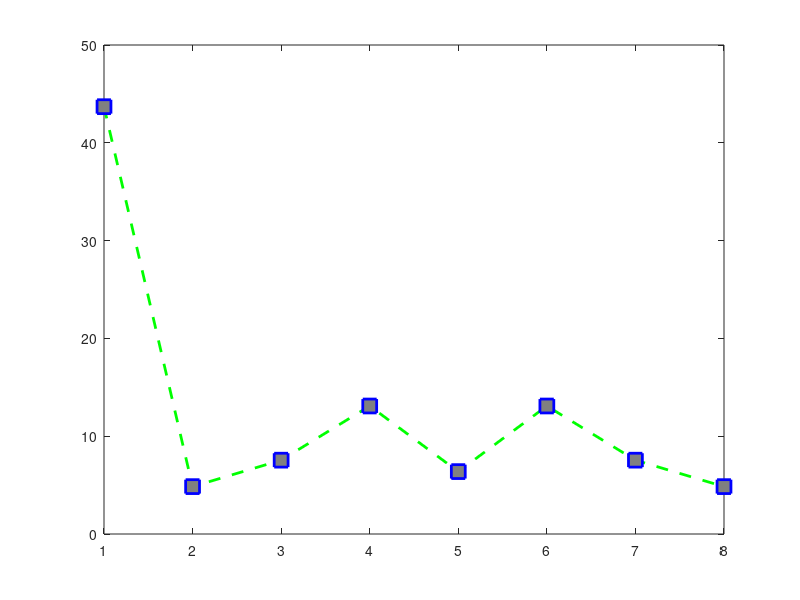

This figure's MATLAB source:
x = rand(1,8)*10;

N=length(x);
p=ceil(log2(N)); 
N = 2^p;
N2=N/2; 
WW = exp(-pi*i/N2);   
W=WW.^(0 : N2-1);
for j=1:p-1
   t=x(:,1:N2)+x(:,N2+1:N);
   x=[t ; W.*(x(:,1:N2)-x(:,N2+1:N))];
   W=[W(:,1:2:N2); W(:,1:2:N2)];
   N=N2;
   N2=N2/2;
end;
u=x(:,1);
v=x(:,2);
x=[u+v;u-v];
plot(abs(x),'--gs','LineWidth',2,'MarkerSize',10,'MarkerEdgeColor','b','MarkerFaceColor',[0.5,0.5,0.5])